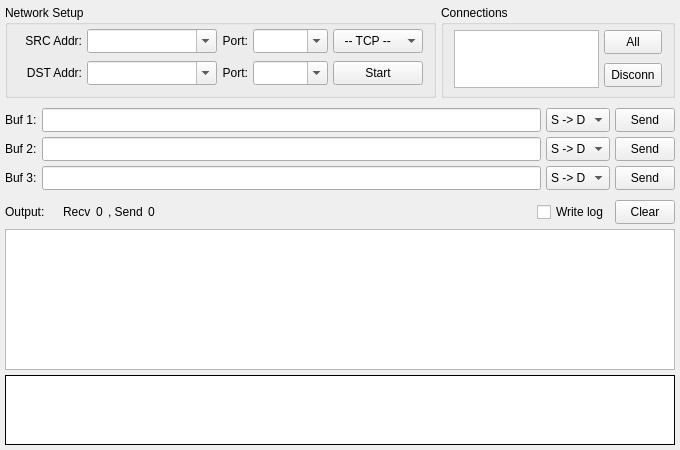
<?xml version="1.0" encoding="UTF-8"?>
<ui version="4.0">
 <class>TransferForm</class>
 <widget class="QWidget" name="TransferForm">
  <property name="geometry">
   <rect>
    <x>0</x>
    <y>0</y>
    <width>680</width>
    <height>450</height>
   </rect>
  </property>
  <property name="minimumSize">
   <size>
    <width>0</width>
    <height>0</height>
   </size>
  </property>
  <property name="windowTitle">
   <string>Transfer</string>
  </property>
  <property name="locale">
   <locale language="C" country="AnyCountry"/>
  </property>
  <layout class="QVBoxLayout" name="lay1">
   <property name="spacing">
    <number>5</number>
   </property>
   <property name="margin">
    <number>5</number>
   </property>
   <item>
    <layout class="QHBoxLayout" name="lay2">
     <item>
      <widget class="QGroupBox" name="box1">
       <property name="sizePolicy">
        <sizepolicy hsizetype="Fixed" vsizetype="Fixed">
         <horstretch>0</horstretch>
         <verstretch>0</verstretch>
        </sizepolicy>
       </property>
       <property name="minimumSize">
        <size>
         <width>0</width>
         <height>93</height>
        </size>
       </property>
       <property name="maximumSize">
        <size>
         <width>16777215</width>
         <height>93</height>
        </size>
       </property>
       <property name="title">
        <string>Network Setup</string>
       </property>
       <layout class="QVBoxLayout" name="lay5">
        <property name="spacing">
         <number>5</number>
        </property>
        <property name="leftMargin">
         <number>4</number>
        </property>
        <property name="topMargin">
         <number>0</number>
        </property>
        <property name="rightMargin">
         <number>10</number>
        </property>
        <property name="bottomMargin">
         <number>5</number>
        </property>
        <item>
         <layout class="QGridLayout" name="lay6">
          <property name="sizeConstraint">
           <enum>QLayout::SetFixedSize</enum>
          </property>
          <property name="horizontalSpacing">
           <number>5</number>
          </property>
          <property name="verticalSpacing">
           <number>8</number>
          </property>
          <item row="0" column="2">
           <widget class="QLabel" name="lab2">
            <property name="sizePolicy">
             <sizepolicy hsizetype="Preferred" vsizetype="Preferred">
              <horstretch>0</horstretch>
              <verstretch>0</verstretch>
             </sizepolicy>
            </property>
            <property name="text">
             <string>Port:</string>
            </property>
            <property name="alignment">
             <set>Qt::AlignRight|Qt::AlignTrailing|Qt::AlignVCenter</set>
            </property>
           </widget>
          </item>
          <item row="0" column="0">
           <widget class="QLabel" name="lab1">
            <property name="sizePolicy">
             <sizepolicy hsizetype="Preferred" vsizetype="Preferred">
              <horstretch>0</horstretch>
              <verstretch>0</verstretch>
             </sizepolicy>
            </property>
            <property name="minimumSize">
             <size>
              <width>70</width>
              <height>0</height>
             </size>
            </property>
            <property name="contextMenuPolicy">
             <enum>Qt::NoContextMenu</enum>
            </property>
            <property name="text">
             <string>SRC Addr:</string>
            </property>
            <property name="textFormat">
             <enum>Qt::PlainText</enum>
            </property>
            <property name="scaledContents">
             <bool>false</bool>
            </property>
            <property name="alignment">
             <set>Qt::AlignRight|Qt::AlignTrailing|Qt::AlignVCenter</set>
            </property>
           </widget>
          </item>
          <item row="0" column="1">
           <widget class="QComboBox" name="cmbSrcAddr">
            <property name="sizePolicy">
             <sizepolicy hsizetype="Fixed" vsizetype="Fixed">
              <horstretch>0</horstretch>
              <verstretch>0</verstretch>
             </sizepolicy>
            </property>
            <property name="minimumSize">
             <size>
              <width>130</width>
              <height>24</height>
             </size>
            </property>
            <property name="maximumSize">
             <size>
              <width>130</width>
              <height>24</height>
             </size>
            </property>
            <property name="editable">
             <bool>true</bool>
            </property>
            <property name="insertPolicy">
             <enum>QComboBox::NoInsert</enum>
            </property>
           </widget>
          </item>
          <item row="0" column="3">
           <widget class="QComboBox" name="cmbSrcPort">
            <property name="sizePolicy">
             <sizepolicy hsizetype="Fixed" vsizetype="Fixed">
              <horstretch>0</horstretch>
              <verstretch>0</verstretch>
             </sizepolicy>
            </property>
            <property name="minimumSize">
             <size>
              <width>75</width>
              <height>24</height>
             </size>
            </property>
            <property name="maximumSize">
             <size>
              <width>75</width>
              <height>24</height>
             </size>
            </property>
            <property name="editable">
             <bool>true</bool>
            </property>
            <property name="insertPolicy">
             <enum>QComboBox::InsertAtTop</enum>
            </property>
           </widget>
          </item>
          <item row="1" column="0">
           <widget class="QLabel" name="lab3">
            <property name="sizePolicy">
             <sizepolicy hsizetype="Preferred" vsizetype="Preferred">
              <horstretch>0</horstretch>
              <verstretch>0</verstretch>
             </sizepolicy>
            </property>
            <property name="minimumSize">
             <size>
              <width>70</width>
              <height>0</height>
             </size>
            </property>
            <property name="contextMenuPolicy">
             <enum>Qt::NoContextMenu</enum>
            </property>
            <property name="text">
             <string>DST Addr:</string>
            </property>
            <property name="textFormat">
             <enum>Qt::PlainText</enum>
            </property>
            <property name="scaledContents">
             <bool>false</bool>
            </property>
            <property name="alignment">
             <set>Qt::AlignRight|Qt::AlignTrailing|Qt::AlignVCenter</set>
            </property>
           </widget>
          </item>
          <item row="1" column="1">
           <widget class="QComboBox" name="cmbDstAddr">
            <property name="sizePolicy">
             <sizepolicy hsizetype="Fixed" vsizetype="Fixed">
              <horstretch>0</horstretch>
              <verstretch>0</verstretch>
             </sizepolicy>
            </property>
            <property name="minimumSize">
             <size>
              <width>130</width>
              <height>24</height>
             </size>
            </property>
            <property name="maximumSize">
             <size>
              <width>130</width>
              <height>24</height>
             </size>
            </property>
            <property name="editable">
             <bool>true</bool>
            </property>
            <property name="insertPolicy">
             <enum>QComboBox::NoInsert</enum>
            </property>
           </widget>
          </item>
          <item row="1" column="2">
           <widget class="QLabel" name="lab4">
            <property name="sizePolicy">
             <sizepolicy hsizetype="Preferred" vsizetype="Preferred">
              <horstretch>0</horstretch>
              <verstretch>0</verstretch>
             </sizepolicy>
            </property>
            <property name="text">
             <string>Port:</string>
            </property>
            <property name="alignment">
             <set>Qt::AlignRight|Qt::AlignTrailing|Qt::AlignVCenter</set>
            </property>
           </widget>
          </item>
          <item row="1" column="3">
           <widget class="QComboBox" name="cmbDstPort">
            <property name="sizePolicy">
             <sizepolicy hsizetype="Fixed" vsizetype="Fixed">
              <horstretch>0</horstretch>
              <verstretch>0</verstretch>
             </sizepolicy>
            </property>
            <property name="minimumSize">
             <size>
              <width>75</width>
              <height>24</height>
             </size>
            </property>
            <property name="maximumSize">
             <size>
              <width>75</width>
              <height>24</height>
             </size>
            </property>
            <property name="editable">
             <bool>true</bool>
            </property>
            <property name="insertPolicy">
             <enum>QComboBox::InsertAtTop</enum>
            </property>
           </widget>
          </item>
          <item row="1" column="4">
           <widget class="QToolButton" name="btnTrigger">
            <property name="sizePolicy">
             <sizepolicy hsizetype="Fixed" vsizetype="Fixed">
              <horstretch>0</horstretch>
              <verstretch>0</verstretch>
             </sizepolicy>
            </property>
            <property name="minimumSize">
             <size>
              <width>90</width>
              <height>24</height>
             </size>
            </property>
            <property name="maximumSize">
             <size>
              <width>90</width>
              <height>24</height>
             </size>
            </property>
            <property name="statusTip">
             <string/>
            </property>
            <property name="text">
             <string>Start</string>
            </property>
            <property name="checkable">
             <bool>true</bool>
            </property>
           </widget>
          </item>
          <item row="0" column="4">
           <widget class="QComboBox" name="cmbType">
            <property name="sizePolicy">
             <sizepolicy hsizetype="Fixed" vsizetype="Fixed">
              <horstretch>0</horstretch>
              <verstretch>0</verstretch>
             </sizepolicy>
            </property>
            <property name="minimumSize">
             <size>
              <width>90</width>
              <height>24</height>
             </size>
            </property>
            <property name="maximumSize">
             <size>
              <width>90</width>
              <height>24</height>
             </size>
            </property>
            <item>
             <property name="text">
              <string notr="true">  -- TCP --</string>
             </property>
            </item>
            <item>
             <property name="text">
              <string notr="true">  -- UDP --</string>
             </property>
            </item>
           </widget>
          </item>
         </layout>
        </item>
       </layout>
      </widget>
     </item>
     <item>
      <widget class="QGroupBox" name="box2">
       <property name="sizePolicy">
        <sizepolicy hsizetype="Expanding" vsizetype="Fixed">
         <horstretch>0</horstretch>
         <verstretch>0</verstretch>
        </sizepolicy>
       </property>
       <property name="minimumSize">
        <size>
         <width>0</width>
         <height>93</height>
        </size>
       </property>
       <property name="maximumSize">
        <size>
         <width>16777215</width>
         <height>93</height>
        </size>
       </property>
       <property name="title">
        <string>Connections</string>
       </property>
       <layout class="QHBoxLayout" name="lay8">
        <property name="spacing">
         <number>5</number>
        </property>
        <property name="leftMargin">
         <number>10</number>
        </property>
        <property name="topMargin">
         <number>5</number>
        </property>
        <property name="rightMargin">
         <number>10</number>
        </property>
        <property name="bottomMargin">
         <number>10</number>
        </property>
        <item>
         <widget class="QListWidget" name="lstConn">
          <property name="sizePolicy">
           <sizepolicy hsizetype="Expanding" vsizetype="Fixed">
            <horstretch>0</horstretch>
            <verstretch>0</verstretch>
           </sizepolicy>
          </property>
          <property name="minimumSize">
           <size>
            <width>0</width>
            <height>58</height>
           </size>
          </property>
          <property name="maximumSize">
           <size>
            <width>16777215</width>
            <height>58</height>
           </size>
          </property>
          <property name="verticalScrollBarPolicy">
           <enum>Qt::ScrollBarAlwaysOff</enum>
          </property>
          <property name="horizontalScrollBarPolicy">
           <enum>Qt::ScrollBarAlwaysOff</enum>
          </property>
          <property name="editTriggers">
           <set>QAbstractItemView::NoEditTriggers</set>
          </property>
          <property name="showDropIndicator" stdset="0">
           <bool>false</bool>
          </property>
          <property name="selectionMode">
           <enum>QAbstractItemView::MultiSelection</enum>
          </property>
          <property name="selectionBehavior">
           <enum>QAbstractItemView::SelectRows</enum>
          </property>
          <property name="selectionRectVisible">
           <bool>false</bool>
          </property>
         </widget>
        </item>
        <item>
         <layout class="QVBoxLayout" name="lay9">
          <property name="spacing">
           <number>10</number>
          </property>
          <property name="topMargin">
           <number>0</number>
          </property>
          <item>
           <widget class="QToolButton" name="btnConnAll">
            <property name="sizePolicy">
             <sizepolicy hsizetype="Preferred" vsizetype="Fixed">
              <horstretch>0</horstretch>
              <verstretch>0</verstretch>
             </sizepolicy>
            </property>
            <property name="minimumSize">
             <size>
              <width>0</width>
              <height>24</height>
             </size>
            </property>
            <property name="maximumSize">
             <size>
              <width>16777215</width>
              <height>24</height>
             </size>
            </property>
            <property name="text">
             <string>All</string>
            </property>
           </widget>
          </item>
          <item>
           <widget class="QToolButton" name="btnConnDel">
            <property name="sizePolicy">
             <sizepolicy hsizetype="Preferred" vsizetype="Fixed">
              <horstretch>0</horstretch>
              <verstretch>0</verstretch>
             </sizepolicy>
            </property>
            <property name="minimumSize">
             <size>
              <width>0</width>
              <height>24</height>
             </size>
            </property>
            <property name="maximumSize">
             <size>
              <width>16777215</width>
              <height>24</height>
             </size>
            </property>
            <property name="text">
             <string>Disconn</string>
            </property>
           </widget>
          </item>
         </layout>
        </item>
       </layout>
      </widget>
     </item>
    </layout>
   </item>
   <item>
    <layout class="QGridLayout" name="lay3">
     <property name="topMargin">
      <number>5</number>
     </property>
     <property name="spacing">
      <number>5</number>
     </property>
     <item row="0" column="0">
      <widget class="QLabel" name="lab5">
       <property name="text">
        <string>Buf 1:</string>
       </property>
      </widget>
     </item>
     <item row="0" column="3">
      <widget class="QToolButton" name="btnSend1">
       <property name="minimumSize">
        <size>
         <width>60</width>
         <height>24</height>
        </size>
       </property>
       <property name="maximumSize">
        <size>
         <width>60</width>
         <height>24</height>
        </size>
       </property>
       <property name="text">
        <string>Send</string>
       </property>
       <property name="checkable">
        <bool>false</bool>
       </property>
      </widget>
     </item>
     <item row="1" column="0">
      <widget class="QLabel" name="lab6">
       <property name="text">
        <string>Buf 2:</string>
       </property>
      </widget>
     </item>
     <item row="1" column="1">
      <widget class="QLineEdit" name="edtBuf2">
       <property name="minimumSize">
        <size>
         <width>0</width>
         <height>24</height>
        </size>
       </property>
       <property name="maximumSize">
        <size>
         <width>16777215</width>
         <height>24</height>
        </size>
       </property>
      </widget>
     </item>
     <item row="1" column="3">
      <widget class="QToolButton" name="btnSend2">
       <property name="minimumSize">
        <size>
         <width>60</width>
         <height>24</height>
        </size>
       </property>
       <property name="maximumSize">
        <size>
         <width>60</width>
         <height>24</height>
        </size>
       </property>
       <property name="text">
        <string>Send</string>
       </property>
      </widget>
     </item>
     <item row="2" column="0">
      <widget class="QLabel" name="lab7">
       <property name="text">
        <string>Buf 3:</string>
       </property>
      </widget>
     </item>
     <item row="2" column="1">
      <widget class="QLineEdit" name="edtBuf3">
       <property name="minimumSize">
        <size>
         <width>0</width>
         <height>24</height>
        </size>
       </property>
       <property name="maximumSize">
        <size>
         <width>16777215</width>
         <height>24</height>
        </size>
       </property>
      </widget>
     </item>
     <item row="2" column="3">
      <widget class="QToolButton" name="btnSend3">
       <property name="minimumSize">
        <size>
         <width>60</width>
         <height>24</height>
        </size>
       </property>
       <property name="maximumSize">
        <size>
         <width>60</width>
         <height>24</height>
        </size>
       </property>
       <property name="text">
        <string>Send</string>
       </property>
      </widget>
     </item>
     <item row="0" column="1">
      <widget class="QLineEdit" name="edtBuf1">
       <property name="minimumSize">
        <size>
         <width>0</width>
         <height>24</height>
        </size>
       </property>
       <property name="maximumSize">
        <size>
         <width>16777215</width>
         <height>24</height>
        </size>
       </property>
      </widget>
     </item>
     <item row="0" column="2">
      <widget class="QComboBox" name="cmbDir1">
       <property name="sizePolicy">
        <sizepolicy hsizetype="Fixed" vsizetype="Fixed">
         <horstretch>0</horstretch>
         <verstretch>0</verstretch>
        </sizepolicy>
       </property>
       <property name="minimumSize">
        <size>
         <width>0</width>
         <height>24</height>
        </size>
       </property>
       <property name="maximumSize">
        <size>
         <width>16777215</width>
         <height>24</height>
        </size>
       </property>
       <property name="frame">
        <bool>true</bool>
       </property>
       <item>
        <property name="text">
         <string notr="true">S -&gt; D</string>
        </property>
       </item>
       <item>
        <property name="text">
         <string notr="true">D -&gt; S</string>
        </property>
       </item>
      </widget>
     </item>
     <item row="1" column="2">
      <widget class="QComboBox" name="cmbDir2">
       <property name="sizePolicy">
        <sizepolicy hsizetype="Fixed" vsizetype="Fixed">
         <horstretch>0</horstretch>
         <verstretch>0</verstretch>
        </sizepolicy>
       </property>
       <property name="minimumSize">
        <size>
         <width>0</width>
         <height>24</height>
        </size>
       </property>
       <property name="maximumSize">
        <size>
         <width>16777215</width>
         <height>24</height>
        </size>
       </property>
       <item>
        <property name="text">
         <string notr="true">S -&gt; D</string>
        </property>
       </item>
       <item>
        <property name="text">
         <string notr="true">D -&gt; S</string>
        </property>
       </item>
      </widget>
     </item>
     <item row="2" column="2">
      <widget class="QComboBox" name="cmbDir3">
       <property name="sizePolicy">
        <sizepolicy hsizetype="Fixed" vsizetype="Fixed">
         <horstretch>0</horstretch>
         <verstretch>0</verstretch>
        </sizepolicy>
       </property>
       <property name="minimumSize">
        <size>
         <width>0</width>
         <height>24</height>
        </size>
       </property>
       <property name="maximumSize">
        <size>
         <width>16777215</width>
         <height>24</height>
        </size>
       </property>
       <item>
        <property name="text">
         <string notr="true">S -&gt; D</string>
        </property>
       </item>
       <item>
        <property name="text">
         <string notr="true">D -&gt; S</string>
        </property>
       </item>
      </widget>
     </item>
    </layout>
   </item>
   <item>
    <layout class="QHBoxLayout" name="lay4">
     <property name="spacing">
      <number>5</number>
     </property>
     <property name="leftMargin">
      <number>0</number>
     </property>
     <property name="topMargin">
      <number>5</number>
     </property>
     <property name="rightMargin">
      <number>0</number>
     </property>
     <property name="bottomMargin">
      <number>0</number>
     </property>
     <item>
      <widget class="QLabel" name="lab8">
       <property name="sizePolicy">
        <sizepolicy hsizetype="Fixed" vsizetype="Preferred">
         <horstretch>0</horstretch>
         <verstretch>0</verstretch>
        </sizepolicy>
       </property>
       <property name="text">
        <string>Output:    </string>
       </property>
      </widget>
     </item>
     <item>
      <widget class="QLabel" name="lab9">
       <property name="text">
        <string>Recv</string>
       </property>
      </widget>
     </item>
     <item>
      <widget class="QLabel" name="labRecv">
       <property name="sizePolicy">
        <sizepolicy hsizetype="Preferred" vsizetype="Preferred">
         <horstretch>0</horstretch>
         <verstretch>0</verstretch>
        </sizepolicy>
       </property>
       <property name="toolTip">
        <string notr="true"/>
       </property>
       <property name="text">
        <string notr="true">0</string>
       </property>
      </widget>
     </item>
     <item>
      <widget class="QLabel" name="lab10">
       <property name="text">
        <string>, Send</string>
       </property>
      </widget>
     </item>
     <item>
      <widget class="QLabel" name="labSend">
       <property name="toolTip">
        <string notr="true"/>
       </property>
       <property name="text">
        <string notr="true">0</string>
       </property>
      </widget>
     </item>
     <item>
      <spacer name="spc">
       <property name="orientation">
        <enum>Qt::Horizontal</enum>
       </property>
       <property name="sizeHint" stdset="0">
        <size>
         <width>0</width>
         <height>0</height>
        </size>
       </property>
      </spacer>
     </item>
     <item>
      <widget class="QCheckBox" name="chkLog">
       <property name="text">
        <string>Write log</string>
       </property>
      </widget>
     </item>
     <item>
      <widget class="QToolButton" name="btnClear">
       <property name="minimumSize">
        <size>
         <width>60</width>
         <height>24</height>
        </size>
       </property>
       <property name="maximumSize">
        <size>
         <width>60</width>
         <height>24</height>
        </size>
       </property>
       <property name="text">
        <string>Clear</string>
       </property>
      </widget>
     </item>
    </layout>
   </item>
   <item>
    <widget class="QTreeWidget" name="treeOutput">
     <property name="sizePolicy">
      <sizepolicy hsizetype="Expanding" vsizetype="Preferred">
       <horstretch>0</horstretch>
       <verstretch>0</verstretch>
      </sizepolicy>
     </property>
     <property name="horizontalScrollBarPolicy">
      <enum>Qt::ScrollBarAlwaysOff</enum>
     </property>
     <property name="editTriggers">
      <set>QAbstractItemView::NoEditTriggers</set>
     </property>
     <property name="showDropIndicator" stdset="0">
      <bool>false</bool>
     </property>
     <property name="alternatingRowColors">
      <bool>false</bool>
     </property>
     <property name="selectionMode">
      <enum>QAbstractItemView::SingleSelection</enum>
     </property>
     <property name="selectionBehavior">
      <enum>QAbstractItemView::SelectRows</enum>
     </property>
     <property name="wordWrap">
      <bool>true</bool>
     </property>
     <attribute name="headerVisible">
      <bool>false</bool>
     </attribute>
     <attribute name="headerStretchLastSection">
      <bool>true</bool>
     </attribute>
     <column>
      <property name="text">
       <string notr="true">1</string>
      </property>
     </column>
    </widget>
   </item>
   <item>
    <widget class="QPlainTextEdit" name="txtOutput">
     <property name="sizePolicy">
      <sizepolicy hsizetype="Expanding" vsizetype="Fixed">
       <horstretch>0</horstretch>
       <verstretch>0</verstretch>
      </sizepolicy>
     </property>
     <property name="minimumSize">
      <size>
       <width>0</width>
       <height>70</height>
      </size>
     </property>
     <property name="maximumSize">
      <size>
       <width>16777215</width>
       <height>70</height>
      </size>
     </property>
     <property name="acceptDrops">
      <bool>false</bool>
     </property>
     <property name="frameShape">
      <enum>QFrame::Box</enum>
     </property>
     <property name="frameShadow">
      <enum>QFrame::Plain</enum>
     </property>
     <property name="horizontalScrollBarPolicy">
      <enum>Qt::ScrollBarAlwaysOff</enum>
     </property>
     <property name="tabChangesFocus">
      <bool>true</bool>
     </property>
     <property name="undoRedoEnabled">
      <bool>false</bool>
     </property>
     <property name="readOnly">
      <bool>true</bool>
     </property>
     <property name="textInteractionFlags">
      <set>Qt::TextSelectableByKeyboard|Qt::TextSelectableByMouse</set>
     </property>
    </widget>
   </item>
  </layout>
 </widget>
 <tabstops>
  <tabstop>cmbSrcAddr</tabstop>
  <tabstop>cmbSrcPort</tabstop>
  <tabstop>cmbDstAddr</tabstop>
  <tabstop>cmbDstPort</tabstop>
  <tabstop>cmbType</tabstop>
  <tabstop>btnTrigger</tabstop>
  <tabstop>lstConn</tabstop>
  <tabstop>btnConnAll</tabstop>
  <tabstop>btnConnDel</tabstop>
  <tabstop>edtBuf1</tabstop>
  <tabstop>cmbDir1</tabstop>
  <tabstop>btnSend1</tabstop>
  <tabstop>edtBuf2</tabstop>
  <tabstop>cmbDir2</tabstop>
  <tabstop>btnSend2</tabstop>
  <tabstop>edtBuf3</tabstop>
  <tabstop>cmbDir3</tabstop>
  <tabstop>btnSend3</tabstop>
  <tabstop>chkLog</tabstop>
  <tabstop>btnClear</tabstop>
  <tabstop>treeOutput</tabstop>
 </tabstops>
 <resources/>
 <connections/>
</ui>
